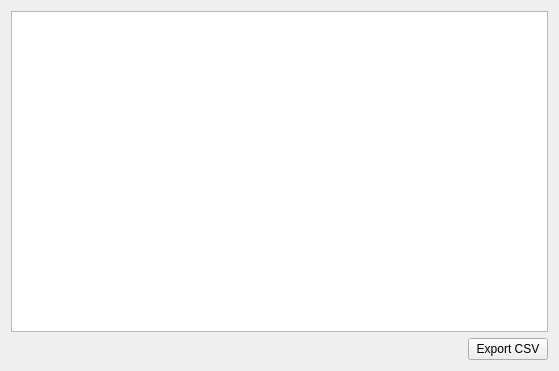
<?xml version="1.0" encoding="UTF-8"?>
<ui version="4.0">
 <class>Form</class>
 <widget class="QWidget" name="Form">
  <property name="geometry">
   <rect>
    <x>0</x>
    <y>0</y>
    <width>559</width>
    <height>371</height>
   </rect>
  </property>
  <property name="windowTitle">
   <string>Form</string>
  </property>
  <layout class="QGridLayout" name="gridLayout">
   <item row="0" column="0">
    <layout class="QVBoxLayout" name="verticalLayout">
     <item>
      <widget class="QTableWidget" name="table_res">
       <property name="sizeAdjustPolicy">
        <enum>QAbstractScrollArea::AdjustToContents</enum>
       </property>
       <property name="autoScroll">
        <bool>true</bool>
       </property>
       <property name="autoScrollMargin">
        <number>16</number>
       </property>
       <property name="dragEnabled">
        <bool>false</bool>
       </property>
       <property name="dragDropMode">
        <enum>QAbstractItemView::DragDrop</enum>
       </property>
       <property name="alternatingRowColors">
        <bool>false</bool>
       </property>
       <property name="textElideMode">
        <enum>Qt::ElideRight</enum>
       </property>
       <property name="verticalScrollMode">
        <enum>QAbstractItemView::ScrollPerItem</enum>
       </property>
       <property name="horizontalScrollMode">
        <enum>QAbstractItemView::ScrollPerPixel</enum>
       </property>
       <attribute name="horizontalHeaderCascadingSectionResizes">
        <bool>true</bool>
       </attribute>
       <attribute name="horizontalHeaderDefaultSectionSize">
        <number>200</number>
       </attribute>
      </widget>
     </item>
     <item>
      <layout class="QHBoxLayout" name="horizontalLayout_3">
       <item>
        <spacer name="horizontalSpacer_2">
         <property name="orientation">
          <enum>Qt::Horizontal</enum>
         </property>
         <property name="sizeHint" stdset="0">
          <size>
           <width>40</width>
           <height>20</height>
          </size>
         </property>
        </spacer>
       </item>
       <item>
        <widget class="QPushButton" name="bt_export_csv">
         <property name="text">
          <string>Export CSV</string>
         </property>
        </widget>
       </item>
      </layout>
     </item>
    </layout>
   </item>
  </layout>
 </widget>
 <resources/>
 <connections/>
</ui>
